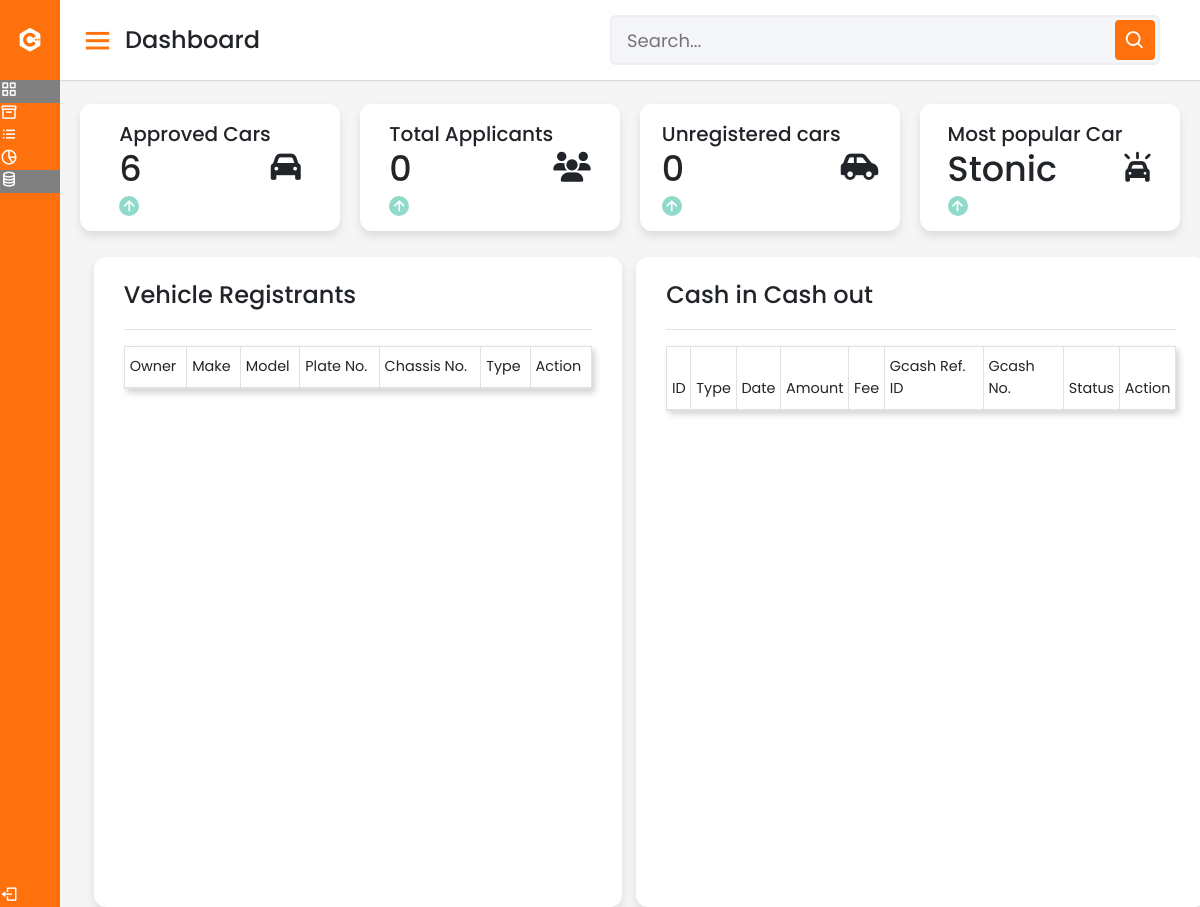
/admintest/adminPanel.php (signed in), run on an earlier commit of the app's database.
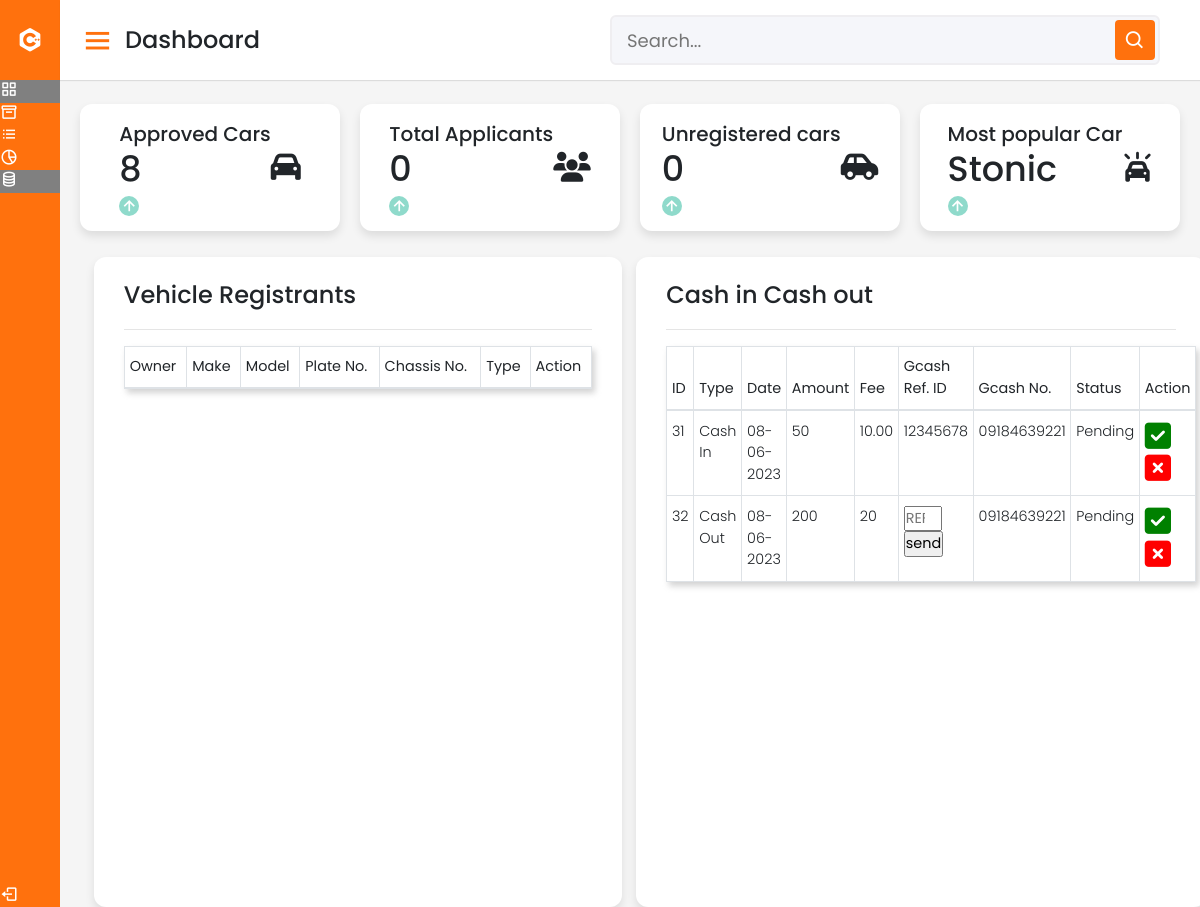
And on a later commit of the database.
### tables this page shows
CREATE TABLE `cashtransaction` (
  `idCashTransac` int(11) NOT NULL,
  `transac_type` varchar(45) DEFAULT NULL,
  `transac_date` timestamp NOT NULL DEFAULT current_timestamp(),
  `transac_amount` double DEFAULT NULL,
  `process_fee` int(11) NOT NULL,
  `convert_fee` double(16,2) NOT NULL,
  `gcash_ref` char(8) NOT NULL,
  `gcash_no` char(11) NOT NULL,
  `transac_bal` int(11) NOT NULL,
  `transac_status` varchar(45) NOT NULL,
  `Users_idUsers` int(11) DEFAULT NULL
);

### admintest/adminPanel.php (the view, shortened to what the changed rows need)
<?php
require '../dbcon.php';
?>
<!DOCTYPE html>
<html lang="en" dir="ltr">
  <head>
    <link rel="stylesheet" href="style.css">
    <link href='https://unpkg.com/boxicons@2.0.7/css/boxicons.min.css' rel='stylesheet'>
      <link rel="stylesheet" href="https://use.fontawesome.com/releases/v5.11.2/css/all.css">
      <link rel="stylesheet" href="../plugins/css/bootstrap.min.css">
      <link rel="stylesheet" href="../plugins/css/mdb.min.css">
      <link rel="stylesheet" href="../plugins/css/addons/datatables.min.css">
      <link rel="stylesheet" href="../plugins/css/style.css">
   </head>
<body>
  <section class="home-section">
    <div class="home-content">
      <div class="overview-boxes">
        <div class="box">
          <div class="right-side">
            <div class="box-topic">Approved Cars</div>
            <?php
              $sql = "SELECT COUNT(idCar) AS cars FROM car";
              $result = mysqli_query($con, $sql);
              $row = mysqli_fetch_assoc($result);
            ?>
            <div class="number"><?=$row['cars']?></div>
            <div class="indicator">
              <i class='bx bx-up-arrow-alt'></i>
            </div>
          </div>
        </div>
      </div>
      <div class="separator">
        <div class="sales-boxes">
          <div class="top-sales box one">
            <div class="accounts">
              <table id="dtBasicExample" class="table table-bordered table-sm table-hover" cellspacing="0" width="100%">
                <thead class="">
                    <tr>
                      <th>Owner</th>
                      <th>Make</th>
                      <th>Model</th>
                      <th>Plate No.</th>
                      <th>Chassis No.</th>
                      <th>Type</th>
                      <th>Action</th>
                    </tr>
                </thead>
              </table>
            </div>
          </div>
        </div>
        <div class="sales-boxes two">
          <div class="top-sales box">
            <div class="cars">
              <table id="dtBasicExample2" class="table table-bordered table-sm table-hover" cellspacing="0" width="100%">
                <thead class="">
                  <tr>
                    <th>ID</th>
                    <th>Type</th>
                    <th>Date</th>
                    <th>Amount</th>
                    <th>Fee</th>
                    <th>Gcash Ref. ID</th>
                    <th>Gcash No.</th>
                    <th>Status</th>
                    <th>Action</th>
                  </tr>
                </thead>
                <tbody>
                  <tr>
                    <?php
                    $placeholder = 'REF ID';
                    $self = $_SERVER['PHP_SELF'];
                    $sql = "SELECT * FROM cashtransaction WHERE transac_status='Pending';";
                    $result = mysqli_query($con, $sql);
                    while($row = mysqli_fetch_assoc($result)):
                      $date = $row['transac_date'];
                      $newDate = date("d-m-Y", strtotime($date));
                      if($row['transac_type'] == 'Cash In'){
                        $fee = $row['convert_fee'];
                      }else if($row['transac_type'] == 'Cash Out'){
                        $fee = $row['process_fee'];
                      }
                      if($row['gcash_ref'] == NULL){
                        $id = $row['idCashTransac'];
                        $ref = "<form method='GET' action='$self'>
                        <input type ='number' placeholder='$placeholder' style='width: 60%;' name='ref' value='ref'>
                        <input type='hidden' name='id' value='$id'><input type='submit' value='send'>
                        </form>";
                      }else{
                        $ref = $row['gcash_ref'];
                      }
                    ?>
                    <td><?=$row['idCashTransac']?></td>
                    <td><?=$row['transac_type']?></td>
                    <td><?=$newDate?></td>
                    <td><?=$row['transac_amount']?></td>
                    <td><?=$fee?></td>
                    <td><?=$ref?></td>
                    <td><?=$row['gcash_no']?></td>
                    <td><?=$row['transac_status']?></td>
                    <td><a id="link" href="../script/approve-transaction.php?idCashTransac=<?=$row['idCashTransac']?>&approve=true">
                    <i class="fa-solid fa-square-check"></i></a>&nbsp
                    <a href="../script/approve-transaction.php?idCashTransac=<?=$row['idCashTransac']?>&approve=false">
                    <i class="fa-solid fa-square-xmark"></i></a>
                  </td>
                  </tr>
                  <?php endwhile; ?>
                </tbody>
              </table>
            </div>
          </div>
        </div>
          </div>
        </div>
  </section>
</body>
</html>

What changed in the data, as far as the page shows it:
added cashtransaction: idCashTransac "31", transac_type "Cash In", transac_date "08-06-2023", transac_amount "50", convert_fee "10.00", gcash_ref "12345678", gcash_no "09184639221", transac_status "Pending"
added cashtransaction: idCashTransac "32", transac_type "Cash Out", transac_date "08-06-2023", transac_amount "200", process_fee "20", gcash_no "09184639221", transac_status "Pending"
Also different on the page:
$row['cars']: "6" → "8"
